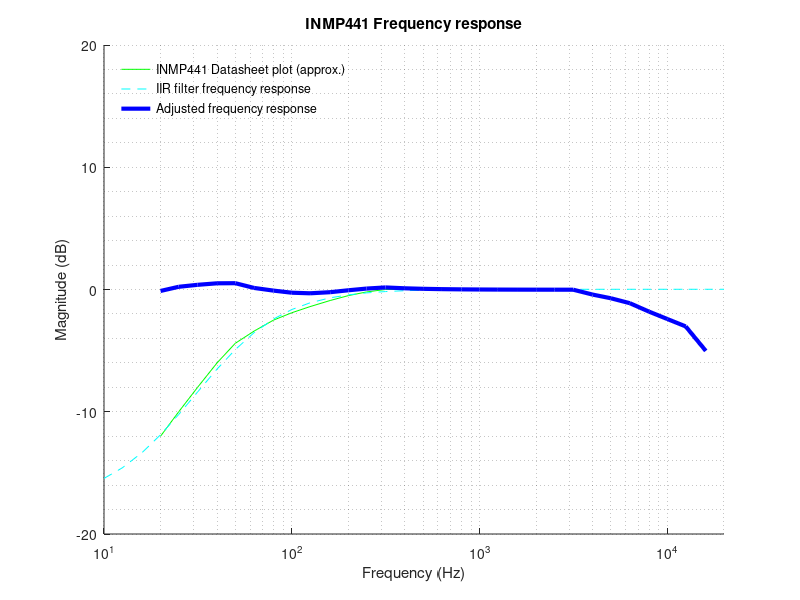

Reproduce this figure in MATLAB.
%
% INMP441 Equalizer filter design
%
% (c)2019 Ivan Kostoski
%

clear;
% Sampling frequency
Fs = 48000;

% IEC specified frequencies
iec_f = [10, 12.5, 16, 20, 25, 31.5, 40, 50, 63, 80, ...
         100, 125, 160, 200, 250, 315, 400, 500, 630, 800, ...
         1000, 1250, 1600, 2000, 2500, 3150, 4000, 5000, 6300, 8000, ...
         10000, 12500, 16000, 20000];

% Values visually estimated from INMP441 datasheet 'Typical Frequency Response' plot
        %  10, 12.5,   16,   20,   25, 31.5,   40,   50,   63,   80, ...
ds_dB = [ -inf, -inf, -inf, -12,  -10,   -8,   -6, -4.4, -3.4, -2.5, ...
         -1.9, -1.4, -0.9, -0.5, -0.2,    0,    0,    0,    0,    0, ...
            0,   0,     0,    0,    0,    0,  -0.4, -0.7, -1.1, -1.8, ...
         -2.4, -3.0, -5.0, -inf];

% These value are selected and adjusted for better curve fit
ds_l_f  = [  20,   50,  100, 1000];
ds_l_dB = [ -13, -4.1, -1.8,    0];

% Low frequency filter design
% Convert Hz in rad/s and normalize for Fs
ds_l_w = ds_l_f.*((2*pi)/Fs);
% Convert plot decibels to magnitude
ds_l_mag = arrayfun(@db2mag, ds_l_dB);
% Estimate coefficients
[ds_l_B, ds_l_A] = invfreqz(ds_l_mag, ds_l_w, 2, 2);
% Stabilize and normalize the filter
ds_A = polystab(ds_l_A) * norm(ds_l_A) / norm(polystab(ds_l_A));
ds_B = polystab(ds_l_B) * norm(ds_l_B) / norm(polystab(ds_l_B));
ds_H = freqz(ds_B, ds_A, iec_f, Fs);

% Equalizer filter, i.e. inverse from estimated transfer filter
% Swap A and B coefficients, and normalize to ds_B(1)
eq_B = ds_A./ds_B(1)                                         
eq_A = ds_B./ds_B(1)
eq_H = freqz(eq_B, eq_A, iec_f, Fs);

clf;
figure(1, 'position', [0,0,800,500]);
title("INMP441 Frequency response");
grid minor;
xlabel('Frequency (Hz)');
xlim([10, 20000]);
ylabel('Magnitude (dB)');
ylim([-20, 20]);
hold on;
semilogx(iec_f, ds_dB, 'g;INMP441 Datasheet plot (approx.);');
semilogx(iec_f, 20*log10(abs(ds_H)), '--c;IIR filter frequency response;');
semilogx(iec_f, (ds_dB + 20*log10(abs(eq_H))), 'b;Adjusted frequency response;', 'linewidth', 3);
legend ('boxoff');
legend ('location', 'northwest');
hold off;

[sos, gain] = tf2sos(eq_B, eq_A)